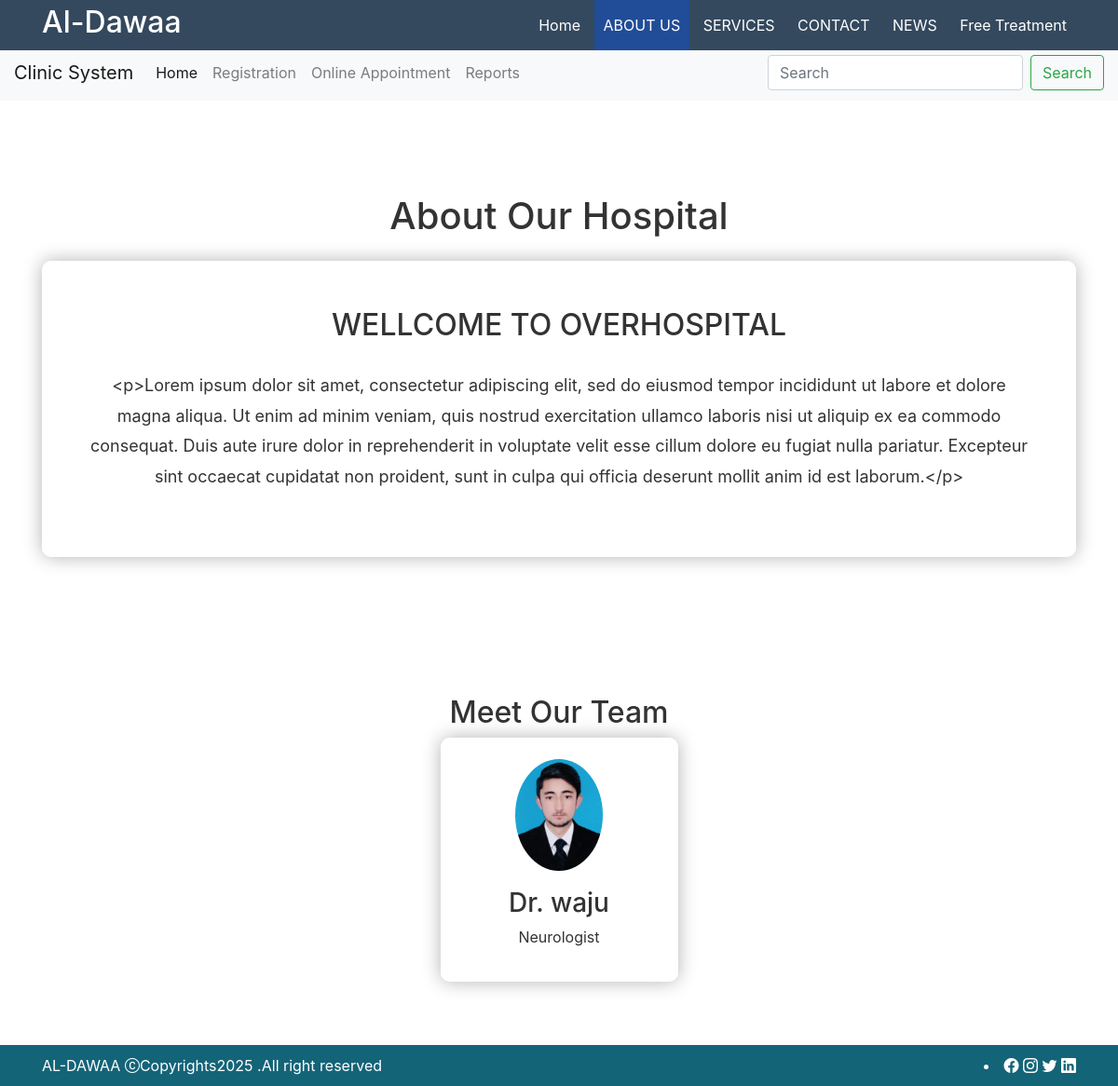
The page /about-us/ on the database its author committed.
### about/models.py (models this page shows)
class About(models.Model):
    about_title=models.CharField(max_length=50)
    about_des=HTMLField()
    aboutDoc_name=models.CharField(max_length=50)
    aboutDoc_specialization=models.CharField(max_length=50)

### al_dawaa/views.py (the view)
# urls.py: path('about-us/', views.aboutUs ),
def aboutUs(request):
                aboutData=About.objects.all()
                data={
                    'title':'Al-Dawaa',
                    'aboutData':aboutData
                }
                return render(request, "about.html",data)

### templates/about.html (shortened to what this page needs)
{% extends "base.html" %} {% block content %}
<!DOCTYPE html>
<html lang="en">
  <head>
    <link
      rel="stylesheet"
      href="https://stackpath.bootstrapcdn.com/bootstrap/4.5.2/css/bootstrap.min.css"
    />
  </head>
  <body>
    <div class="container">
      <div class="row">
        <div class="col-md-12">
          <div class="about-section text-center">
            <h1 class="mb-4">About Our Hospital</h1>
            {% for n in aboutData %}
            <div class="about-content">
              <h2>{{n.about_title}}</h2>
              <p>{{n.about_des}}</p>
            </div>
            {% endfor %}
          </div>
        </div>
      </div>
      <div class="row">
        <div class="col-md-12">
          <div class="text-center mt-5">
            <h2>Meet Our Team</h2>
          </div>
        </div>
      </div>
      <div class="row justify-content-center">
        {% for n in aboutData %}
        <div class="col-md-3">
          <div class="team-member text-center">
            <img
              src="/static/images/dr.jpg"
              alt="Team Member"
              class="img-fluid"
            />
            <h3>{{n.aboutDoc_name}}</h3>
            <p>{{n.aboutDoc_specialization}}</p>
          </div>
        </div>
        {% endfor %}
      </div>
    </div>
  </body>
</html>
{% endblock %}

### templates/about.html (style rules this page uses)
body { background-image: url("https://external-content.duckduckgo.com/iu/?u=https%3A%2F%2Fwallpaperaccess.com%2Ffull%2F136949.jpg&f=1&nofb=1&ipt=0e9324a4a31eff27902e393515022c886708c2e25de0e9fe7c38c0381a3d0cf5&ipo=images"); background-size: cover; background-position: center; color: #333; }
.about-section { padding: 100px 0; }
.about-content { background-color: rgba( 255, 255, 255, 0.8 ); padding: 50px; border-radius: 10px; box-shadow: 0 0 20px rgba(0, 0, 0, 0.3); }
.about-content h2 { color: #333; margin-bottom: 30px; }
.about-content p { font-size: 18px; line-height: 1.8; margin-bottom: 20px; }
.team-member { background-color: rgba( 255, 255, 255, 0.8 ); padding: 20px; border-radius: 10px; box-shadow: 0 0 20px rgba(0, 0, 0, 0.3); margin-bottom: 20px; }
.team-member img { border-radius: 50%; max-width: 100px; border: 3px solid #fff; }
.team-member h3 { margin-top: 15px; }

### rows shown on the page
About: about_title "WELLCOME TO OVERHOSPITAL", about_des "<p>Lorem ipsum dolor sit amet, consectetur adipiscing elit, sed do eiusmod tempor incididunt ut labore et dolore magna aliqua. Ut enim ad minim veniam, quis nostrud exercitation ullamco laboris nisi ut aliquip ex ea commodo consequat. Duis aute irure dolor in reprehenderit in voluptate velit esse cillum dolore eu fugiat nulla pariatur. Excepteur sint occaecat cupidatat non proident, sunt in culpa qui officia deserunt mollit anim id est laborum.</p>", aboutDoc_name "Dr. waju", aboutDoc_specialization "Neurologist"

### other values the page prints
{{ title }} "Al-Dawaa"
